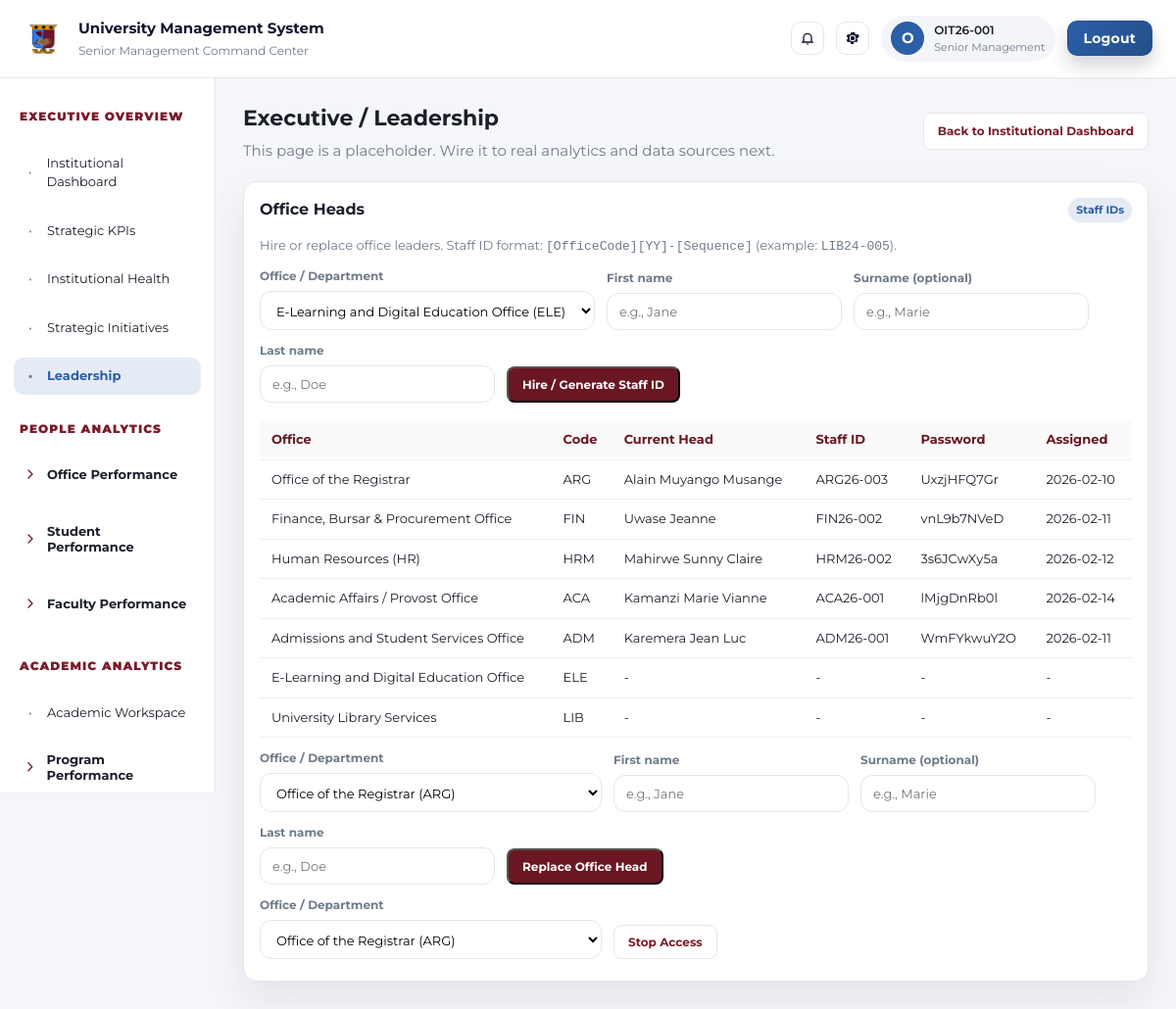
/dashboard/admin/sm/executive.leadership/ (signed in), run on the app's committed database.
### dashboard/models.py (models this page shows, shortened)
class StaffProfile(models.Model):
    user = models.OneToOneField(
        settings.AUTH_USER_MODEL,
        on_delete=models.CASCADE,
        related_name="staffprofile",
    )
    staff_id = models.CharField(max_length=20, unique=True)
    office_code = models.CharField(max_length=3, choices=OFFICE_CHOICES)
    issue_year = models.PositiveIntegerField()
    sequence = models.PositiveIntegerField()
    first_name = models.CharField(max_length=100, blank=True, default="")
    surname = models.CharField(max_length=100, blank=True, default="")
    last_name = models.CharField(max_length=100, blank=True, default="")
    full_name = models.CharField(max_length=200)
    assigned_password = models.CharField(max_length=64, blank=True, default="")
    is_active = models.BooleanField(default=True)
    deactivated_at = models.DateTimeField(null=True, blank=True)
    created_at = models.DateTimeField(auto_now_add=True)
    class Meta:
        constraints = [
            models.UniqueConstraint(
                fields=["office_code", "issue_year", "sequence"],
                name="uniq_staff_sequence_per_office_year",
            )
        ]
        indexes = [
            models.Index(fields=["office_code", "issue_year"]),
        ]

### dashboard/views/admin.py (the view, shortened to what this page needs)
# urls.py: path('admin/sm/<path:page>/', admin_placeholder, name='admin_placeholder'),
@login_required
def admin_placeholder(request, page):
    if not _is_admin(request.user):
        return redirect("home")
    title = page.replace("-", " ").replace(".", " / ").replace("/", " / ").title()
    subnav = _admin_subnav_for_page(page)
    if subnav and subnav.get("page_title"):
        title = subnav["page_title"]
    context = {
        "current_page": page,
        "page_title": title,
        "subnav_title": subnav["title"] if subnav else None,
        "subnav_items": subnav["items"] if subnav else None,
        "subnav_is_group_page": subnav["is_group_page"] if subnav else False,
    }
    if page == "executive.leadership":
        office_rows = []
        for code, label in OFFICE_CHOICES:
            head = _get_active_office_head(code)
            office_rows.append(
                {
                    "code": code,
                    "label": label,
                    "purpose": OFFICE_PURPOSE.get(code, ""),
                    "head": head,
                }
            )
        vacant_offices = [row for row in office_rows if not row["head"]]
        occupied_offices = [row for row in office_rows if row["head"]]
        context.update(
            {
                "office_rows": office_rows,
                "vacant_offices": vacant_offices,
                "occupied_offices": occupied_offices,
                "office_head_hire_result": request.session.pop("office_head_hire_result", None),
                "office_head_hire_error": request.session.pop("office_head_hire_error", None),
                "office_head_action": request.session.pop("office_head_action", None),
            }
        )
    return render(
        request,
        "dashboard/admin/placeholder.html",
        context,
    )

### dashboard/context_processors.py (called while the page is built)
def _portal_code_from_path(path: str) -> str:
    path = (path or "").lower()
    if path.startswith("/dashboard/student/") or path.startswith("/dashboard/applicant/"):
        return "student"
    if path.startswith("/dashboard/lecturer/"):
        return "lecturer"
    if path.startswith("/dashboard/staff/"):
        return "staff"
    if path.startswith("/dashboard/admin/"):
        return "admin"
    return ""

### dashboard/views/admin.py (called while the page is built)
def _is_admin(user):
    profile = getattr(user, "userprofile", None)
    return user.is_staff or user.is_superuser or (profile and profile.role == 'admin')

def _get_active_office_head(office_code: str):
    return (
        StaffProfile.objects.select_related("user")
        .filter(office_code=office_code, is_active=True)
        .order_by("-created_at")
        .first()
    )

### dashboard/templates/dashboard/admin/placeholder.html (shortened to what this page needs)
{% extends "dashboard/admin/base.html" %}
{% block main %}
  <section class="page-header">
    <div>
      <h1>{{ page_title }}</h1>
      <p>This page is a placeholder. Wire it to real analytics and data sources next.</p>
    </div>
    <div class="quick-actions">
      <a class="ghost-btn" href="{% url 'admin_dashboard' %}">Back to Institutional Dashboard</a>
    </div>
  </section>
  {% if current_page == "executive.leadership" %}
    <section class="panel" id="office-heads">
      <div class="panel-header">
        <h2>Office Heads</h2>
        <span class="panel-pill">Staff IDs</span>
      </div>
      <p class="muted-text">
        Hire or replace office leaders. Staff ID format: <code>[OfficeCode][YY]-[Sequence]</code> (example: <code>LIB24-005</code>).
      </p>
      {% if vacant_offices %}
        <form method="post" class="inline-form">
          <div class="form-grid">
            <label class="form-field">
              Office / Department
              <select class="input" name="office_code" required>
                {% for row in vacant_offices %}
                  <option value="{{ row.code }}">{{ row.label }} ({{ row.code }})</option>
                {% endfor %}
              </select>
            </label>
            <label class="form-field">
              First name
              <input class="input" type="text" name="first_name" required placeholder="e.g., Jane">
            </label>
            <label class="form-field">
              Surname (optional)
              <input class="input" type="text" name="surname" placeholder="e.g., Marie">
            </label>
            <label class="form-field">
              Last name
              <input class="input" type="text" name="last_name" required placeholder="e.g., Doe">
            </label>
            <button class="primary-btn" type="submit">Hire / Generate Staff ID</button>
          </div>
        </form>
      {% else %}
        <div class="notice">All offices currently have active heads. Use replace or stop access.</div>
      {% endif %}
      <div class="table-wrap">
        <table class="dashboard-table">
          <thead>
            <tr>
              <th>Office</th>
              <th>Code</th>
              <th>Current Head</th>
              <th>Staff ID</th>
              <th>Password</th>
              <th>Assigned</th>
            </tr>
          </thead>
          <tbody>
            {% for row in office_rows %}
              <tr>
                <td>{{ row.label }}</td>
                <td>{{ row.code }}</td>
                <td>{{ row.head.full_name|default:"-" }}</td>
                <td>{{ row.head.staff_id|default:"-" }}</td>
                <td>{{ row.head.assigned_password|default:"-" }}</td>
                <td>{% if row.head %}{{ row.head.created_at|date:"Y-m-d" }}{% else %}-{% endif %}</td>
              </tr>
            {% empty %}
              <tr>
                <td colspan="6">No offices configured.</td>
              </tr>
            {% endfor %}
          </tbody>
        </table>
      </div>
      {% if occupied_offices %}
        <form method="post" class="inline-form">
          <div class="form-grid">
            <label class="form-field">
              Office / Department
              <select class="input" name="office_code" required>
                {% for row in occupied_offices %}
                  <option value="{{ row.code }}">{{ row.label }} ({{ row.code }})</option>
                {% endfor %}
              </select>
            </label>
            <label class="form-field">
              First name
              <input class="input" type="text" name="first_name" required placeholder="e.g., Jane">
            </label>
            <label class="form-field">
              Surname (optional)
              <input class="input" type="text" name="surname" placeholder="e.g., Marie">
            </label>
            <label class="form-field">
              Last name
              <input class="input" type="text" name="last_name" required placeholder="e.g., Doe">
            </label>
            <button class="primary-btn" type="submit">Replace Office Head</button>
          </div>
        </form>
        <form method="post" class="inline-form">
          <div class="form-grid">
            <label class="form-field">
              Office / Department
              <select class="input" name="office_code" required>
                {% for row in occupied_offices %}
                  <option value="{{ row.code }}">{{ row.label }} ({{ row.code }})</option>
                {% endfor %}
              </select>
            </label>
            <button class="ghost-btn" type="submit">Stop Access</button>
          </div>
        </form>
      {% endif %}
    </section>
  {% endif %}
{% endblock %}

### dashboard/templates/dashboard/admin/base.html (shortened to what this page needs)
{% load static %}
<!DOCTYPE html>
<html lang="en">
  <head>
    <link rel="stylesheet" href="{% static 'dashboard/admin.css' %}">
  </head>
  <body data-current-page="{{ current_page|default:'' }}">
    <div class="admin-shell">
      <header class="topbar">
        <div class="brand">
          <img class="brand-logo" src="{% static 'website/UoKlogo.png' %}" alt="University logo">
          <div>
            <p class="brand-title">University Management System</p>
            <p class="brand-sub">Senior Management Command Center</p>
          </div>
        </div>
        <div class="topbar-actions">
          <button class="icon-btn" type="button" title="Notifications" aria-label="Notifications">
            <svg viewBox="0 0 24 24" role="img" aria-hidden="true" focusable="false">
              <path d="M12 22a2.4 2.4 0 0 0 2.3-1.7h-4.6A2.4 2.4 0 0 0 12 22Zm7-6V11a7 7 0 1 0-14 0v5l-2 2v1h18v-1l-2-2Zm-2 1H7v-6a5 5 0 0 1 10 0v6Z"/>
            </svg>
          </button>
          <button class="icon-btn" type="button" title="Settings" aria-label="Settings">
          </button>
          <div class="user-pill">
            <div class="user-avatar">{{ user.first_name|default:user.username|slice:":1" }}</div>
            <div>
              <p class="user-name">{{ user.first_name|default:user.username }}</p>
              <p class="user-role">Senior Management</p>
            </div>
          </div>
          <form class="logout-form" method="post" action="{% url 'logout' %}">
            <button class="logout-btn" type="submit">Logout</button>
          </form>
        </div>
      </header>
      <aside class="sidebar sidebar-sm" id="sm-sidebar" aria-label="Senior Management navigation">
        <nav class="sm-nav" aria-label="Senior Management navigation">
          <p class="sm-section">EXECUTIVE OVERVIEW</p>
          <a class="sm-leaf {% if current_page == 'executive.institutional_dashboard' %}active{% endif %}" href="{% url 'admin_dashboard' %}">
            <span class="sm-bullet" aria-hidden="true">•</span>Institutional Dashboard
          </a>
          <a class="sm-leaf {% if current_page == 'executive.strategic_kpis' %}active{% endif %}" href="{% url 'admin_kpi_monitor' %}">
            <span class="sm-bullet" aria-hidden="true">•</span>Strategic KPIs
          </a>
          <a class="sm-leaf {% if current_page == 'executive.institutional_health' %}active{% endif %}" href="{% url 'admin_placeholder' page='executive.institutional_health' %}">
            <span class="sm-bullet" aria-hidden="true">•</span>Institutional Health
          </a>
          <a class="sm-leaf {% if current_page == 'executive.strategic_initiatives' %}active{% endif %}" href="{% url 'admin_placeholder' page='executive.strategic_initiatives' %}">
            <span class="sm-bullet" aria-hidden="true">•</span>Strategic Initiatives
          </a>
          <a class="sm-leaf {% if current_page == 'executive.leadership' %}active{% endif %}" href="{% url 'admin_placeholder' page='executive.leadership' %}">
            <span class="sm-bullet" aria-hidden="true">•</span>Leadership
          </a>
          <p class="sm-section">PEOPLE ANALYTICS</p>
          <button class="sm-expand" type="button" data-section="people" data-group="people.office_performance" aria-expanded="false" aria-controls="panel-people-office">
            <span class="sm-arrow" aria-hidden="true">
              <svg class="sm-chevron" viewBox="0 0 20 12" focusable="false" aria-hidden="true">
                <path d="M2 2l8 8 8-8" fill="none" stroke="currentColor" stroke-width="2.5" stroke-linecap="round" stroke-linejoin="round"/>
              </svg>
            </span>
            Office Performance
          </button>
          <button class="sm-expand" type="button" data-section="people" data-group="people.student_performance" aria-expanded="false" aria-controls="panel-people-students">
            <span class="sm-arrow" aria-hidden="true">
              <svg class="sm-chevron" viewBox="0 0 20 12" focusable="false" aria-hidden="true">
                <path d="M2 2l8 8 8-8" fill="none" stroke="currentColor" stroke-width="2.5" stroke-linecap="round" stroke-linejoin="round"/>
              </svg>
            </span>
            Student Performance
          </button>
          <button class="sm-expand" type="button" data-section="people" data-group="people.faculty_performance" aria-expanded="false" aria-controls="panel-people-faculty">
            <span class="sm-arrow" aria-hidden="true">
              <svg class="sm-chevron" viewBox="0 0 20 12" focusable="false" aria-hidden="true">
                <path d="M2 2l8 8 8-8" fill="none" stroke="currentColor" stroke-width="2.5" stroke-linecap="round" stroke-linejoin="round"/>
              </svg>
            </span>
            Faculty Performance
          </button>
          <p class="sm-section">ACADEMIC ANALYTICS</p>
          <a class="sm-leaf {% if current_page == 'academic.operations.workspace' %}active{% endif %}" href="{% url 'admin_academic_workspace' %}">
            <span class="sm-bullet" aria-hidden="true">&bull;</span>Academic Workspace
          </a>
          <button class="sm-expand" type="button" data-section="academic" data-group="academic.program_performance" aria-expanded="false" aria-controls="panel-academic-programs">
            <span class="sm-arrow" aria-hidden="true">
              <svg class="sm-chevron" viewBox="0 0 20 12" focusable="false" aria-hidden="true">
                <path d="M2 2l8 8 8-8" fill="none" stroke="currentColor" stroke-width="2.5" stroke-linecap="round" stroke-linejoin="round"/>
              </svg>
            </span>
            Program Performance
          </button>
        </nav>
      </aside>
      <main class="main">
        {% block main %}{% endblock %}
      </main>
    </div>
  </body>
</html>

### data on the page
StaffProfile: label "Office of the Registrar", code "ARG", head.full_name "Alain Muyango Musange", head.staff_id "ARG26-003", head.assigned_password "UxzjHFQ7Gr", head.created_at "2026-02-10"
StaffProfile: label "Finance, Bursar & Procurement Office", code "FIN", head.full_name "Uwase Jeanne", head.staff_id "FIN26-002", head.assigned_password "vnL9b7NVeD", head.created_at "2026-02-11"
StaffProfile: label "Human Resources (HR)", code "HRM", head.full_name "Mahirwe Sunny Claire", head.staff_id "HRM26-002", head.assigned_password "3s6JCwXy5a", head.created_at "2026-02-12"
StaffProfile: label "Academic Affairs / Provost Office", code "ACA", head.full_name "Kamanzi Marie Vianne", head.staff_id "ACA26-001", head.assigned_password "lMjgDnRb0l", head.created_at "2026-02-14"
StaffProfile: label "Admissions and Student Services Office", code "ADM", head.full_name "Karemera Jean Luc", head.staff_id "ADM26-001", head.assigned_password "WmFYkwuY2O", head.created_at "2026-02-11"

### other printed values
{{ user.first_name|default:user.username|slice:":1" }} "O"
{{ user.first_name|default:user.username }} "OIT26-001"
{{ page_title }} "Executive / Leadership"
{{ row.label }} "E-Learning and Digital Education Office" "University Library Services"
{{ row.code }} "ELE" "LIB"
{{ row.head.full_name|default:"-" }} "-" "-"
{{ row.head.staff_id|default:"-" }} "-" "-"
{{ row.head.assigned_password|default:"-" }} "-" "-"
form field office_code "E-Learning and Digital Education Office (ELE)"
form field office_code "Office of the Registrar (ARG)"
